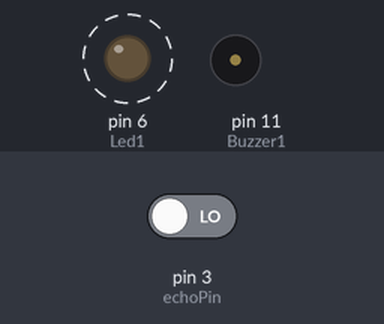
Simulated run of this sketch. Board: Arduino Uno, built with avr-gcc and run on an emulated ATmega328P. On the bench: output pins drawn as LEDs (lit = HIGH), buzzer (waves = sounding). Dashed ring = blinking. The inputs (shaded band) are chosen by the test bench; at power-on: pin 3 (echoPin) LOW. Pins used as bus, display or sensor lines are not drawn; what the sketch prints to the serial monitor is not drawn.

Above: at 0.6 s.
Timing chart, 0 to 5.1 s (numbered marks = the images above):
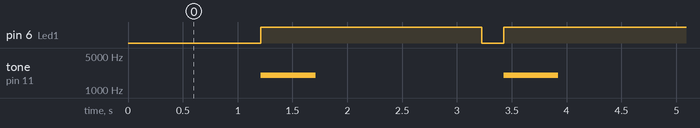

The sketch:

test1.ino
```cpp
#define trigPin 2
#define echoPin 3

#define Buzzer1 11 //active
#define Led1 6//Vibration


int sound = 25000;


void setup() {
 Serial.begin (9600);
 pinMode(trigPin, OUTPUT);
 pinMode(echoPin, INPUT);
 pinMode(Buzzer1, OUTPUT);
 //inMode(Buzzer2, OUTPUT);
 pinMode(Led1, OUTPUT);
}

void loop() {
  Serial.begin(9600);
  //noTone(11);
  long duration, distance;
  digitalWrite(trigPin, LOW);
  delay(2);
  digitalWrite(trigPin, HIGH);
  delay(10);
  digitalWrite(trigPin, LOW);
  duration = pulseIn(echoPin, HIGH);
  distance = (duration/2) / 29.1;
  Serial.println(distance);
  digitalWrite(Led1, LOW);
  delay(100);

  if (distance<40 and distance>20) {
    Serial.println("distance is 40");
    delay(100);
    tone(11,350,500);

  }
  else if (distance<20 and distance>10) {
    Serial.println("distance is 20");
    delay(100);
    tone(11,800,500);

  }
  else if (distance<10) {
    Serial.println("Distance is 10");
    delay(100);
    tone(11,2000,500);
    digitalWrite(Led1, HIGH);
  }
  delay(1000);


  }
```

Measured:
- by itself, pin 6 (Led1): alternates HIGH for 2.0 s and LOW for 0.20 s
- by itself, tone on pin 11 (Buzzer1): alternates 2000 Hz for 0.50 s and silent for 1.7 s
